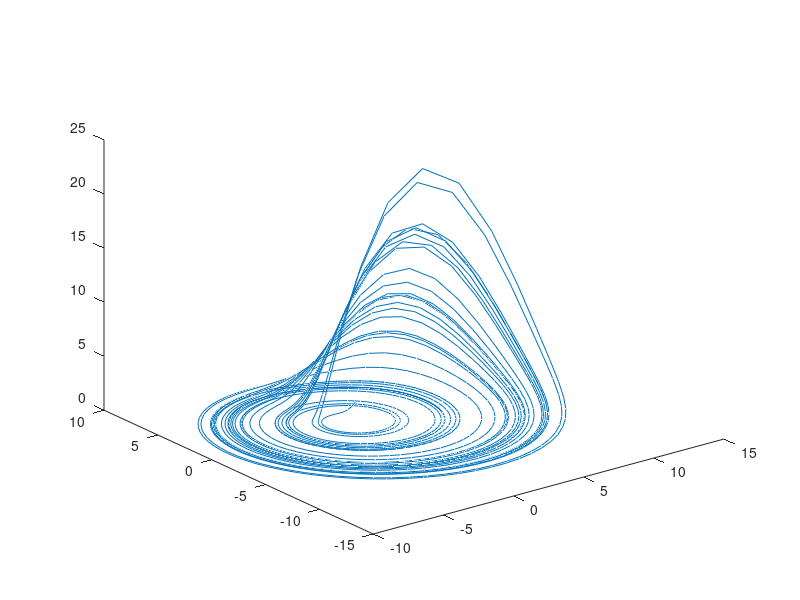

Write MATLAB code to recreate this figure.
clc;
h=0.1;
%{
p1 = input('value of a:');
p2 = input('value of b:');
p3 = input('value of c:');
--release this comment section to use--
%} 
t = 0:h:200;                                         
x = zeros(1,length(t)); 
y = zeros(1,length(t)); 
z = zeros(1,length(t)); 
x(1) = 1; y(1) = 1; z(1) = 1;
a=x(1); b=x(1);
    c=y(1); d=y(1);
    e=z(1); f=z(1);
F1_txyz = @(t,x,y,z) -y-z;
F2_txyz = @(t,x,y,z) x+0.2*y; %please use the input a=p1 here
F3_txyz = @(t,x,y,z) 0.2+z*(x-5.7); %please use the input b=p2 and c=p3 here
for i=1:(length(t)-1)
    k_1 = F1_txyz(t(i),x(i),y(i),z(i));
    l_1 = F2_txyz(t(i),a,c,e);
    m_1 = F3_txyz(t(i),b,d,f);
    k_2 = F1_txyz((t(i)+0.5*h),(x(i)+0.5*k_1*h),(y(i)+0.5*l_1*h),(z(i)+0.5*m_1*h));
    l_2 = F2_txyz((t(i)+0.5*h),(a+0.5*k_1*h),(c+0.5*l_1*h),(e+0.5*m_1*h));
    m_2 = F3_txyz((t(i)+0.5*h),(b+0.5*k_1*h),(d+0.5*l_1*h),(f+0.5*m_1*h));
    k_3 = F1_txyz((t(i)+0.5*h),(x(i)+0.5*k_2*h),(y(i)+0.5*l_2*h),(z(i)+0.5*m_2*h));
    l_3 = F2_txyz((t(i)+0.5*h),(a+0.5*k_2*h),(c+0.5*l_2*h),(e+0.5*m_2*h));
    m_3 = F3_txyz((t(i)+0.5*h),(b+0.5*k_2*h),(d+0.5*l_2*h),(f+0.5*m_2*h));
    k_4 = F1_txyz((t(i)+h),(x(i)+k_3*h),(y(i)+l_3*h),(z(i)+m_3*h));
    l_4 = F2_txyz((t(i)+h),(a+k_3*h),(c+l_3*h),(e+m_3*h));
    m_4 = F3_txyz((t(i)+h),(b+k_3*h),(d+m_3*h),(f+l_3*h));
    x(i+1) = x(i) + (1/6)*(k_1+2*k_2+2*k_3+k_4)*h;
    y(i+1) = y(i) + (1/6)*(l_1+2*l_2+2*l_3+l_4)*h;
    z(i+1) = z(i) + (1/6)*(m_1+2*m_2+2*m_3+m_4)*h;
    fprintf('iteration %d is : x = %f y = %f z = %f \n',i,x(i+1),y(i+1),z(i+1));
    a=x(i+1); b=x(i+1);
    c=y(i+1); d=y(i+1);
    e=z(i+1); f=z(i+1);
end
plot3(x,y,z)
